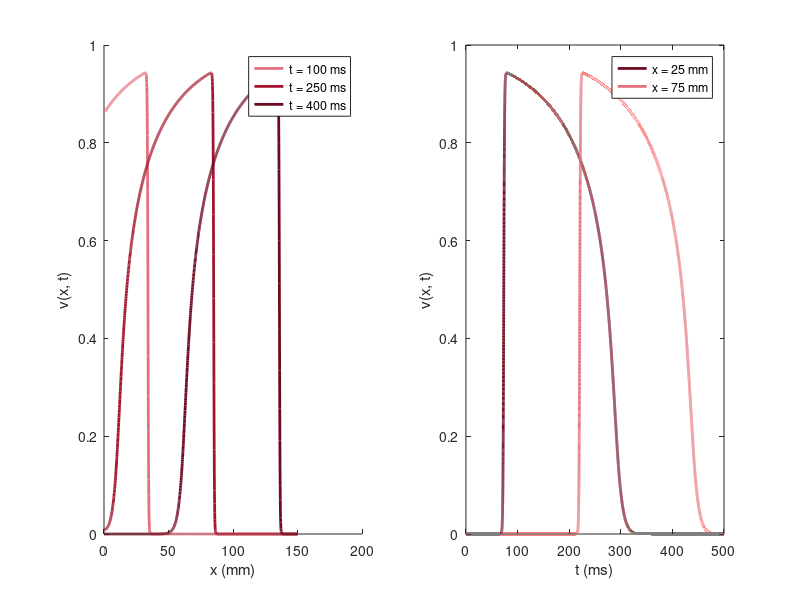

MATLAB code for this plot:
% Fig. 5.2: A pulse on the fiber (book, Section 5.2, Eq. 5.2)
% cable equation with the Mitchell-Schaeffer model, fiber 150 mm, stimulus at the left end; method of lines with Euler method
% (c) 2026 Philipp Kügler · Program for the book "Dynamical Systems in the Life Sciences" · MIT License (see LICENSE)
tin = 0.3; tout = 6; topen = 100; tclose = 115; vgate = 0.13;   % parameters in ms
D = 0.1; dx = 0.1; dt = 0.01;                                   % D in mm^2/ms, grid spacing in mm, time step in ms
L = 150; T = 500;
N = round(L / dx) + 1; x = dx * (0:N-1);
v = zeros(1, N); h = ones(1, N);
reiz = x <= 1;                                                  % stimulus J = 0.2 on the first millimeter for 2 ms
schnapp = zeros(3, N); zeiten = [100 250 400];
K = round(T / dt); s25 = zeros(1, K); s75 = zeros(1, K); t_akt = nan(1, N);
for n = 0:K-1
    t = n * dt;
    j = find(abs(zeiten - t) < 1e-6); if ~isempty(j), schnapp(j, :) = v; end
    lap = [v(2) - v(1), v(3:end) - 2 * v(2:end-1) + v(1:end-2), v(end-1) - v(end)];   % no flux across the boundary
    dv = h .* v.^2 .* (1 - v) / tin - v / tout + D * lap / dx^2;
    if t < 2, dv(reiz) = dv(reiz) + 0.2; end
    dh = (v < vgate) .* (1 - h) / topen - (v >= vgate) .* h / tclose;
    v = v + dt * dv; h = h + dt * dh;
    neu = isnan(t_akt) & v > 0.5; t_akt(neu) = t + dt;          % time at which v first reaches 0.5
    s25(n + 1) = v(251); s75(n + 1) = v(751);
end
c = (x(751) - x(251)) / (t_akt(751) - t_akt(251));
ts = dt * (1:K); a = ts(s75 > 0.1); apd = a(end) - a(1);
fprintf('v = 0.5 at x = 25 mm after %.1f ms, at x = 75 mm after %.1f ms\n', t_akt(251), t_akt(751));
fprintf('conduction velocity c = %.4f mm/ms,  APD = %.1f ms,  wavelength c APD = %.1f mm\n', c, apd, c * apd);
farben = [0.89 0.44 0.49; 0.64 0.08 0.18; 0.43 0.04 0.12];
subplot(1, 2, 1); hold on
for j = 1:3, plot(x, schnapp(j, :), 'Color', farben(j, :), 'LineWidth', 2); end
hold off; xlabel('x (mm)'); ylabel('v(x, t)'); legend('t = 100 ms', 't = 250 ms', 't = 400 ms');
subplot(1, 2, 2);
plot(ts, s25, 'Color', farben(3, :), 'LineWidth', 2); hold on
plot(ts, s75, 'Color', farben(1, :), 'LineWidth', 2); hold off
xlabel('t (ms)'); ylabel('v(x, t)'); legend('x = 25 mm', 'x = 75 mm');
